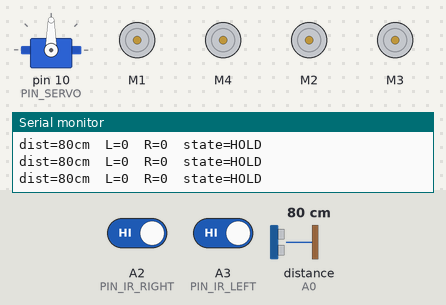
Bench run of a sketch on a simulated Arduino Uno, built with avr-gcc and run on an emulated ATmega328P. On the bench: servo, 4 × DC motor (green arrow = forward, orange = backward, longer = faster), the last lines printed to the serial monitor. Wiring (inferred from the names in the program): ultrasonic range finder: trigger A1; echo A0. The inputs (shaded band) are chosen by the test bench; at power-on: distance to the obstacle (sensor on A0) 80 cm, A2 (PIN_IR_RIGHT) HIGH, A3 (PIN_IR_LEFT) HIGH. The echo pulse lasts 58.3 µs per cm.

Above: at 2.2 s.
2.3 s: distance to the obstacle (sensor on A0) set to 41 cm
5.3 s: distance to the obstacle (sensor on A0) set to 34 cm
At 7.0 s:
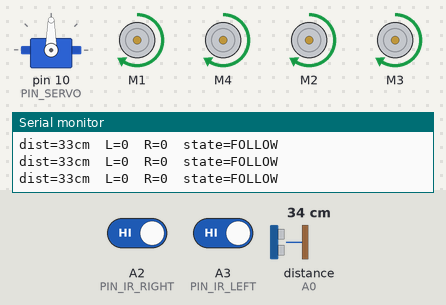
7.3 s: A2 (PIN_IR_RIGHT) driven LOW
At 8.9 s:
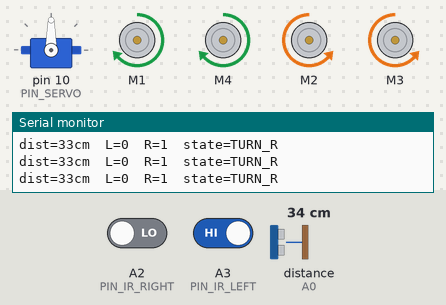
10.3 s: A3 (PIN_IR_LEFT) driven LOW
At 11.06 s:
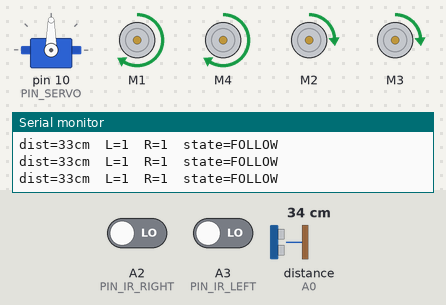
12.9 s: A2 (PIN_IR_RIGHT) driven HIGH
At 14.4 s:
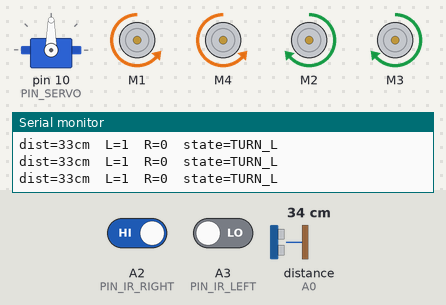
15.6 s: distance to the obstacle (sensor on A0) set to 10 cm
17.1 s: distance to the obstacle (sensor on A0) set to 7 cm
At 17.46 s:
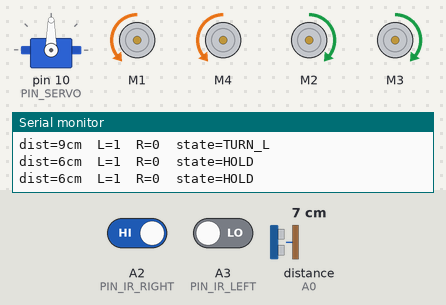
Timing chart, 0 to 20.1 s (numbered marks = the images above; inputs shaded):
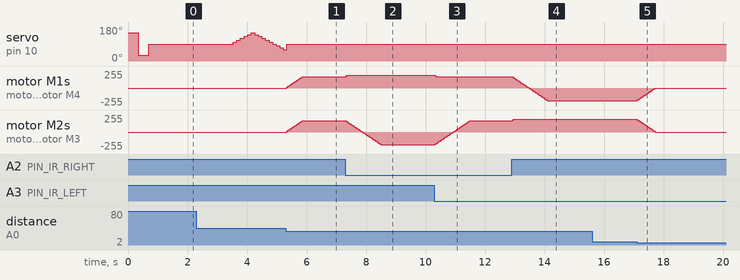

The sketch:

human_following_robot.ino
```cpp
/*
 * Human Following Robot
 * ---------------------
 * A four-wheel robot that detects a person in front of it and follows them.
 *
 *   - HC-SR04 ultrasonic sensor (on a servo "head") measures distance.
 *   - Two IR sensors on the left and right tell which way the person moved.
 *   - An Arduino Uno decides what to do and drives four BO motors through an
 *     L293D motor shield.
 *
 * Behaviour (see README for the full state diagram):
 *   FOLLOW  - target inside the follow band            -> drive forward
 *   TURN_L  - only the left IR sensor sees the target  -> pivot left
 *   TURN_R  - only the right IR sensor sees the target -> pivot right
 *   HOLD    - target too close, or lost only briefly   -> stop and wait
 *   SEARCH  - target lost for LOST_TIMEOUT_MS          -> sweep the servo,
 *             then turn the body toward whatever it finds
 *
 * Libraries: Adafruit Motor Shield library (AFMotor, v1), Servo (built in).
 *
 * Indian Patent Application No. 202341080347 A, "Human Following Robot Using
 * Arduino Uno", filed 27 Nov 2023 by R.M.K. Engineering College.
 */

#include <AFMotor.h>
#include <Servo.h>
#include "config.h"

// ---------------------------------------------------------------------------
// Hardware objects
// ---------------------------------------------------------------------------
AF_DCMotor motorFL(MOTOR_FRONT_LEFT,  MOTOR12_1KHZ);
AF_DCMotor motorFR(MOTOR_FRONT_RIGHT, MOTOR12_1KHZ);
AF_DCMotor motorRR(MOTOR_REAR_RIGHT,  MOTOR34_1KHZ);
AF_DCMotor motorRL(MOTOR_REAR_LEFT,   MOTOR34_1KHZ);
Servo head;

// ---------------------------------------------------------------------------
// State
// ---------------------------------------------------------------------------
enum class State : uint8_t { HOLD, FOLLOW, TURN_LEFT, TURN_RIGHT, SEARCH };

struct Sensors {
  uint16_t distanceCm;   // 0 = no echo / out of range
  bool irLeft;
  bool irRight;
};

State    state          = State::HOLD;
uint32_t lastSeenMs     = 0;
uint32_t lastTickMs     = 0;
int16_t  leftSpeed      = 0;   // signed: + forward, - backward
int16_t  rightSpeed     = 0;

// search sweep
uint8_t  searchAngle    = SERVO_CENTER;
int8_t   searchDir      = 1;
uint32_t lastSearchStep = 0;
uint16_t bestSearchDist = 0;
uint8_t  bestSearchAng  = SERVO_CENTER;

// ---------------------------------------------------------------------------
// Sensors
// ---------------------------------------------------------------------------
uint16_t pingOnceCm() {
  digitalWrite(PIN_US_TRIG, LOW);
  delayMicroseconds(2);
  digitalWrite(PIN_US_TRIG, HIGH);
  delayMicroseconds(10);
  digitalWrite(PIN_US_TRIG, LOW);

  // Time out after the round trip for DIST_MAX_RANGE (~58 us per cm).
  const unsigned long echoUs = pulseIn(PIN_US_ECHO, HIGH, (unsigned long)DIST_MAX_RANGE * 58UL);
  if (echoUs == 0) return 0;
  return (uint16_t)(echoUs / 58UL);
}

// Median of three pings rejects the occasional spurious echo.
uint16_t readDistanceCm() {
  uint16_t a = pingOnceCm(); delayMicroseconds(300);
  uint16_t b = pingOnceCm(); delayMicroseconds(300);
  uint16_t c = pingOnceCm();
  if (a > b) { uint16_t t = a; a = b; b = t; }
  if (b > c) { uint16_t t = b; b = c; c = t; }
  if (a > b) { uint16_t t = a; a = b; b = t; }
  return b;
}

bool readIr(uint8_t pin) {
  const bool high = digitalRead(pin) == HIGH;
  return IR_ACTIVE_LOW ? !high : high;
}

Sensors readSensors() {
  Sensors s;
  s.distanceCm = readDistanceCm();
  s.irLeft     = readIr(PIN_IR_LEFT);
  s.irRight    = readIr(PIN_IR_RIGHT);
  return s;
}

// ---------------------------------------------------------------------------
// Motors
// ---------------------------------------------------------------------------
void applyMotor(AF_DCMotor &m, int16_t speed) {
  if (speed == 0) { m.run(RELEASE); return; }
  const int16_t mag = speed < 0 ? -speed : speed;
  m.setSpeed((uint8_t)(mag > 255 ? 255 : mag));
  m.run(speed > 0 ? FORWARD : BACKWARD);
}

int16_t rampToward(int16_t current, int16_t target) {
  if (current < target) {
    const int16_t next = current + SPEED_RAMP;
    return next > target ? target : next;
  }
  if (current > target) {
    const int16_t next = current - SPEED_RAMP;
    return next < target ? target : next;
  }
  return current;
}

// Differential drive: set the target speed of each side, ramped for smooth motion.
void drive(int16_t leftTarget, int16_t rightTarget) {
  leftSpeed  = rampToward(leftSpeed,  leftTarget);
  rightSpeed = rampToward(rightSpeed, rightTarget);
  applyMotor(motorFL, leftSpeed);
  applyMotor(motorRL, leftSpeed);
  applyMotor(motorFR, rightSpeed);
  applyMotor(motorRR, rightSpeed);
}

void stopNow() {
  leftSpeed = rightSpeed = 0;
  drive(0, 0);
}

// ---------------------------------------------------------------------------
// Decision logic
// ---------------------------------------------------------------------------
bool inFollowBand(uint16_t d) {
  return d >= DIST_FOLLOW_MIN && d <= DIST_FOLLOW_MAX;
}

State decide(const Sensors &s, uint32_t now) {
  const bool tooClose  = s.distanceCm > 0 && s.distanceCm < DIST_TOO_CLOSE;
  const bool targetFwd = inFollowBand(s.distanceCm);
  const bool onlyLeft  = s.irLeft && !s.irRight;
  const bool onlyRight = s.irRight && !s.irLeft;

  if (targetFwd || s.irLeft || s.irRight || tooClose) lastSeenMs = now;

  if (tooClose)   return State::HOLD;        // safety first
  if (onlyLeft)   return State::TURN_LEFT;
  if (onlyRight)  return State::TURN_RIGHT;
  if (targetFwd)  return State::FOLLOW;
  if (now - lastSeenMs > LOST_TIMEOUT_MS) return State::SEARCH;
  return State::HOLD;
}

// Sweep the ultrasonic head; remember the closest in-band reading, then
// pivot the body toward it.
void runSearch(uint32_t now) {
  drive(0, 0);
  if (now - lastSearchStep < SEARCH_STEP_MS) return;
  lastSearchStep = now;

  const uint16_t d = readDistanceCm();
  if (inFollowBand(d) && (bestSearchDist == 0 || d < bestSearchDist)) {
    bestSearchDist = d;
    bestSearchAng  = searchAngle;
  }

  searchAngle += searchDir * 10;
  if (searchAngle >= SERVO_LEFT || searchAngle <= SERVO_RIGHT) {
    searchDir = -searchDir;
    if (bestSearchDist > 0) {
      // Found someone: turn the body toward them, then resume following.
      const bool toLeft = bestSearchAng > SERVO_CENTER;
      const uint16_t turnMs = (uint16_t)abs((int)bestSearchAng - SERVO_CENTER) * 6;
      head.write(SERVO_CENTER);
      applyMotor(motorFL, toLeft ? -SPEED_TURN :  SPEED_TURN);
      applyMotor(motorRL, toLeft ? -SPEED_TURN :  SPEED_TURN);
      applyMotor(motorFR, toLeft ?  SPEED_TURN : -SPEED_TURN);
      applyMotor(motorRR, toLeft ?  SPEED_TURN : -SPEED_TURN);
      delay(turnMs);
      stopNow();
      bestSearchDist = 0;
      searchAngle    = SERVO_CENTER;
      lastSeenMs     = now;
      state          = State::HOLD;
      return;
    }
  }
  head.write(searchAngle);
}

const char *stateName(State s) {
  switch (s) {
    case State::FOLLOW:     return "FOLLOW";
    case State::TURN_LEFT:  return "TURN_L";
    case State::TURN_RIGHT: return "TURN_R";
    case State::SEARCH:     return "SEARCH";
    default:                return "HOLD";
  }
}

// ---------------------------------------------------------------------------
// Arduino entry points
// ---------------------------------------------------------------------------
void setup() {
#if DEBUG_SERIAL
  Serial.begin(115200);
  Serial.println(F("Human Following Robot - ready"));
#endif
  pinMode(PIN_US_TRIG, OUTPUT);
  pinMode(PIN_US_ECHO, INPUT);
  pinMode(PIN_IR_LEFT, INPUT);
  pinMode(PIN_IR_RIGHT, INPUT);

  head.attach(PIN_SERVO);
  // Short "wake up" look left and right, then face forward.
  head.write(SERVO_LEFT);   delay(350);
  head.write(SERVO_RIGHT);  delay(350);
  head.write(SERVO_CENTER); delay(300);

  stopNow();
  lastSeenMs = millis();
}

void loop() {
  const uint32_t now = millis();
  if (now - lastTickMs < CONTROL_PERIOD_MS) return;
  lastTickMs = now;

  const Sensors s = readSensors();
  const State next = decide(s, now);

  if (next != State::SEARCH && state == State::SEARCH) {
    head.write(SERVO_CENTER);
    bestSearchDist = 0;
  }
  state = next;

  switch (state) {
    case State::FOLLOW:     drive( SPEED_FORWARD,  SPEED_FORWARD); break;
    case State::TURN_LEFT:  drive(-SPEED_TURN,     SPEED_TURN);    break;
    case State::TURN_RIGHT: drive( SPEED_TURN,    -SPEED_TURN);    break;
    case State::SEARCH:     runSearch(now);                        break;
    case State::HOLD:
    default:                drive(0, 0);                           break;
  }

#if DEBUG_SERIAL
  static uint8_t printDiv = 0;
  if (++printDiv >= 5) {          // ~5 lines per second
    printDiv = 0;
    Serial.print(F("dist="));  Serial.print(s.distanceCm);
    Serial.print(F("cm  L=")); Serial.print(s.irLeft);
    Serial.print(F("  R="));   Serial.print(s.irRight);
    Serial.print(F("  state=")); Serial.println(stateName(state));
  }
#endif
}
```

config.h
```cpp
/*
 * config.h — Human Following Robot
 * All pins and tuning values live here so the behaviour can be adjusted
 * without touching the control logic.
 */
#pragma once

// ---------------------------------------------------------------------------
// Pin map (Arduino Uno + Adafruit-style L293D Motor Shield v1)
// The shield uses D3–D8, D11 and D12 internally; the sensors use the analog
// header, which is broken out on the shield.
// ---------------------------------------------------------------------------
constexpr uint8_t PIN_US_TRIG   = A1;   // HC-SR04 trigger
constexpr uint8_t PIN_US_ECHO   = A0;   // HC-SR04 echo
constexpr uint8_t PIN_IR_RIGHT  = A2;   // right IR obstacle sensor (digital out)
constexpr uint8_t PIN_IR_LEFT   = A3;   // left  IR obstacle sensor (digital out)
constexpr uint8_t PIN_SERVO     = 10;   // "SERVO_1" header on the motor shield

// Motor channels on the shield (M1..M4)
constexpr uint8_t MOTOR_FRONT_LEFT  = 1;
constexpr uint8_t MOTOR_FRONT_RIGHT = 2;
constexpr uint8_t MOTOR_REAR_RIGHT  = 3;
constexpr uint8_t MOTOR_REAR_LEFT   = 4;

// Most FC-51 / TCRT5000 IR modules pull their output LOW when they see an object.
constexpr bool IR_ACTIVE_LOW = true;

// ---------------------------------------------------------------------------
// Following behaviour (distances in centimetres)
// ---------------------------------------------------------------------------
constexpr uint16_t DIST_TOO_CLOSE  = 8;    // closer than this: stop, never ram the person
constexpr uint16_t DIST_FOLLOW_MIN = 10;   // start of the follow band
constexpr uint16_t DIST_FOLLOW_MAX = 35;   // end of the follow band
constexpr uint16_t DIST_MAX_RANGE  = 200;  // readings beyond this are treated as "nothing"

// ---------------------------------------------------------------------------
// Motion tuning (0–255 PWM)
// ---------------------------------------------------------------------------
constexpr uint8_t SPEED_FORWARD = 170;
constexpr uint8_t SPEED_TURN    = 190;
constexpr uint8_t SPEED_RAMP    = 12;      // max PWM change per control tick (smooth starts)

// ---------------------------------------------------------------------------
// Timing
// ---------------------------------------------------------------------------
constexpr uint16_t CONTROL_PERIOD_MS = 40;    // 25 Hz control loop
constexpr uint16_t LOST_TIMEOUT_MS   = 2500;  // no target for this long -> search mode
constexpr uint16_t SEARCH_STEP_MS    = 120;   // servo step interval while scanning

// Servo angles for the ultrasonic "head"
constexpr uint8_t SERVO_CENTER = 90;
constexpr uint8_t SERVO_LEFT   = 150;
constexpr uint8_t SERVO_RIGHT  = 30;

// Set to 1 to stream sensor readings and state over Serial (115200 baud).
#define DEBUG_SERIAL 1
```

Measured:
- the behaviour switches between 37 and 36 cm on distance to the obstacle (sensor on A0) (found by bisection; images 0 and 1)
- the behaviour switches between 9 and 8 cm on distance to the obstacle (sensor on A0) (found by bisection; images 4 and 5)
- after the input at 5.3 s, motor M1, motor M4, motor M2, motor M3: moves from stopped to forward 170/255 over 0.56 s, starting at once
- after the input at 7.3 s, motor M1, motor M4: forward 170/255 → forward 190/255 at once; motor M2, motor M3: moves from forward 170/255 to backward 190/255 over 1.2 s, starting at once
- after the input at 10.3 s, motor M1, motor M4: forward 190/255 → forward 170/255 at once; motor M2, motor M3: moves from backward 190/255 to forward 170/255 over 1.2 s, starting at once
- after the input at 12.9 s, motor M1, motor M4: moves from forward 170/255 to backward 190/255 over 1.2 s, starting at once; motor M2, motor M3: forward 170/255 → forward 190/255 at once
- after the input at 17.1 s, motor M1, motor M4: moves from backward 190/255 to stopped over 0.60 s, starting at once; motor M2, motor M3: moves from forward 190/255 to stopped over 0.60 s, starting at once
- by itself, servo on pin 10 (PIN_SERVO): rises from 90° to 150° in 0.60 s, then falls to 60° in 1.1 s
